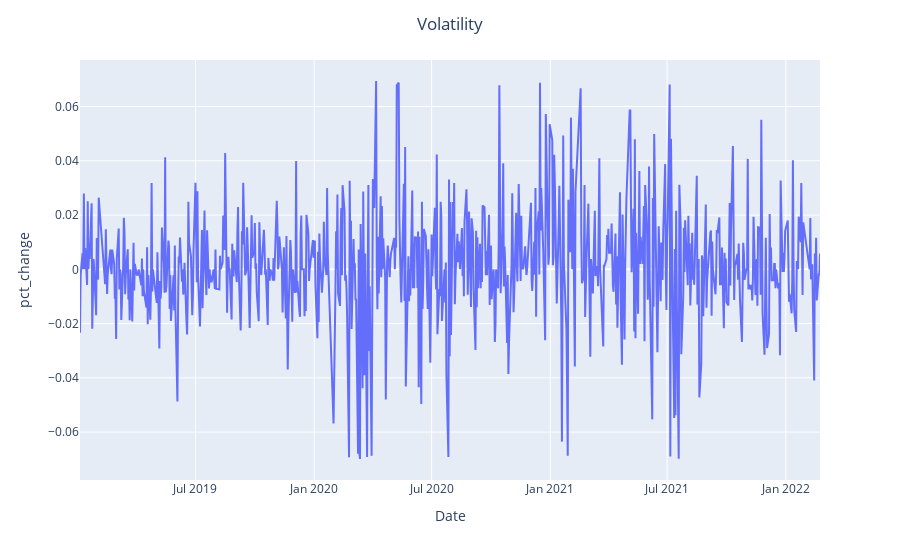

The notebook cell this image was saved under:
### Code cell
fig = px.line(stock, x='Date', y="pct_change")
fig.update_layout(title = 'Volatility',title_x=0.5)

fig.show()

### Figure 1 — Plotly figure (JSON) as saved in the notebook; plotly's stock layout.template omitted (floating-point values rounded to 4 significant figures; data arrays with more than 128 entries replaced by an {"elided": "..."} marker saying what was removed)
{"data": [{"hovertemplate": "Date=%{x}<br>pct_change=%{y}<extra></extra>", "legendgroup": "", "line": {"color": "#636efa", "dash": "solid"}, "marker": {"symbol": "circle"}, "mode": "lines", "name": "", "orientation": "v", "showlegend": false, "type": "scatter", "x": {"elided": "783 str values"}, "xaxis": "x", "y": {"elided": "783 float values"}, "yaxis": "y"}], "layout": {"legend": {"tracegroupgap": 0}, "margin": {"t": 60}, "title": {"text": "Volatility", "x": 0.5}, "xaxis": {"anchor": "y", "domain": [0, 1], "title": {"text": "Date"}}, "yaxis": {"anchor": "x", "domain": [0, 1], "title": {"text": "pct_change"}}}}
